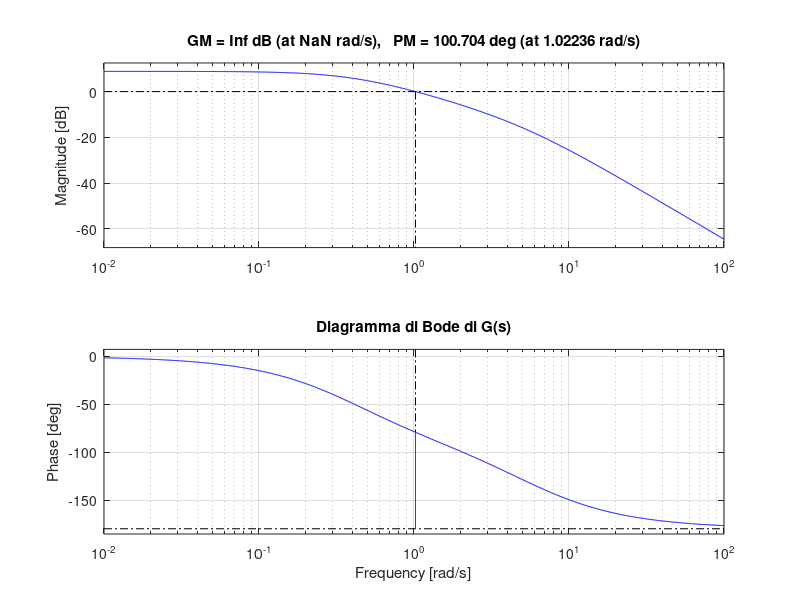

Write the MATLAB code that produced this figure. (Note: this script raises an error after producing the figure.)
close all; clear all; clc;

% Setup Cartella Output (come richiesto per il report)
output_dir = fullfile('..', 'report', 'figs');
if ~exist(output_dir, 'dir'), mkdir(output_dir); end

%% PARAMETRI DEL SISTEMA (Serbatoi)
k1 = 1.63;
k2 = 0.73;
k3 = 1.55;
k4 = 2.5;
% Valori di equilibrio (da traccia)
a1_eq = 0.0235;
a2_eq = 3.67;

%% PUNTO 1 %%%%%%%%%%%%%%%%%%%%%%%%%%%%%%%%%%%%%%%%%%%%%%%%%%
% Calcolo dell'equilibrio e linearizzazione

x1e = a1_eq;
x2e = a2_eq;
xe = [x1e; x2e];

% Ingresso di equilibrio
ue = (k1 * sqrt(x1e)) / k4;

% Matrici del sistema linearizzato (Jacobiane)
A = [ -k1/(2*sqrt(x1e)),      0;
       k2/(2*sqrt(x1e)), -k3/(2*sqrt(x2e)) ];
B = [ k4; 0 ];
C = [ 0, 1 ];
D = 0;

fprintf('PUNTO 1: Equilibrio calcolato.\n');
fprintf('ue = %.5f\n', ue);

%% PUNTO 2 %%%%%%%%%%%%%%%%%%%%%%%%%%%%%%%%%%%%%%%%%%%%%%%%%%
% Calcolo Funzione di Trasferimento G(s)
sys_ss = ss(A, B, C, D);
s = tf('s');

% Calcolo G(s) analitico (pulito)
poli = eig(A);
Num_val = B(1) * A(2,1); % Numeratore sistema a cascata
G = Num_val / ((s - poli(1)) * (s - poli(2)));

% Stampa Grafico Bode G(s)
figure(1); clf; set(gcf, 'Color', 'w');
margin(G);
title('Diagramma di Bode di G(s)');
grid on;
saveas(gcf, fullfile(output_dir, 'bode_G_plant.jpg'));

%% PUNTO 3 %%%%%%%%%%%%%%%%%%%%%%%%%%%%%%%%%%%%%%%%%%%%%%%%%%
% SINTESI DEL REGOLATORE

% Specifiche di Progetto
e_star = 0.05;      % Errore a regime
W_star = 3;         % Ampiezza riferimento
D_star = 2.5;       % Ampiezza disturbo
Mf_target = 60;     % Margine di fase target (sovraelongazione < 20%)
wc_des = 60;        % Pulsazione critica (tempo assestamento < 0.05s)

% -- Regolatore Statico --
% Calcolo guadagno per errore a regime
mu_G = dcgain(G);
Kr_min = (W_star + D_star*mu_G)/e_star; % Formula approssimata lato sicurezza
Kr = 60; % Scelta progettuale (da calcoli precedenti era > 49.95)
R_s = Kr;

G_e = G * R_s; % Sistema esteso

% -- Regolatore Dinamico (Rete Anticipatrice) --
% Calcolo modulo e fase attuali a wc_des
val_Ge = evalfr(G_e, 1j*wc_des);
M_star = 1 / abs(val_Ge); 
phi_star_deg = Mf_target - (180 + rad2deg(angle(val_Ge)));

% Formule di inversione
phi_rad = deg2rad(phi_star_deg);
tau = (M_star - cos(phi_rad)) / (wc_des * sin(phi_rad));
alpha_tau = (cos(phi_rad) - 1/M_star) / (wc_des * sin(phi_rad));
alpha = alpha_tau / tau;

% Costruzione Regolatore
R_d = (1 + tau*s) / (1 + alpha*tau*s);
L = G_e * R_d; % Funzione d'anello

% -- Grafico Loop Shaping --
figure(2); clf; set(gcf, 'Color', 'w');
margin(L);
title('Loop Shaping L(s) con specifiche');
grid on; hold on;
xlim([1e-4 1e9]); ylim([-250 150]);

% Patch Zone Proibite (Stile semplice)
% Disturbo (Bassa frequenza)
patch([1e-4 2 2 1e-4], [40 40 150 150], 'r', 'FaceAlpha', 0.3, 'EdgeColor', 'r');
text(0.01, 50, 'Disturbi', 'Color', 'r');
% Rumore (Alta frequenza)
patch([1e5 1e9 1e9 1e5], [-63 -63 100 100], 'b', 'FaceAlpha', 0.3, 'EdgeColor', 'b');
text(2e5, -40, 'Rumore', 'Color', 'b');

saveas(gcf, fullfile(output_dir, 'loop_shaping.jpg'));

% -- Grafico Bode Comparativo --
figure(3); clf; set(gcf, 'Color', 'w');
bodemag(G, 'b--'); hold on;
bodemag(L, 'r-');
grid on;
legend('G(s)', 'L(s)');
title('Confronto G(s) vs L(s)');
saveas(gcf, fullfile(output_dir, 'bode_comparativo.jpg'));

%% PUNTO 4 %%%%%%%%%%%%%%%%%%%%%%%%%%%%%%%%%%%%%%%%%%%%%%%%%%
% TEST E SIMULAZIONI

% Funzioni di Sensitività
S = 1 / (1 + L); % Sensitività (Reiezione disturbi)
F = L / (1 + L); % Sensitività Complementare (Inseguimento / Rumore)

% -- Risposta al Gradino --
figure(4); clf; set(gcf, 'Color', 'w');
step(W_star * F, 0.15);
grid on; hold on;
yline(W_star*1.05, 'k--'); yline(W_star*0.95, 'k--');
title('Risposta al gradino w(t)=3');
saveas(gcf, fullfile(output_dir, 'step_response.jpg'));

% -- Funzioni di Sensitività --
figure(5); clf; set(gcf, 'Color', 'w');
bodemag(S, 'b'); hold on;
bodemag(F, 'r--');
grid on;
legend('|S|', '|F|');
title('Funzioni di Sensitività');
saveas(gcf, fullfile(output_dir, 'sensitivita.jpg'));

fprintf('Tutte le figure salvate in report/figs.\n');